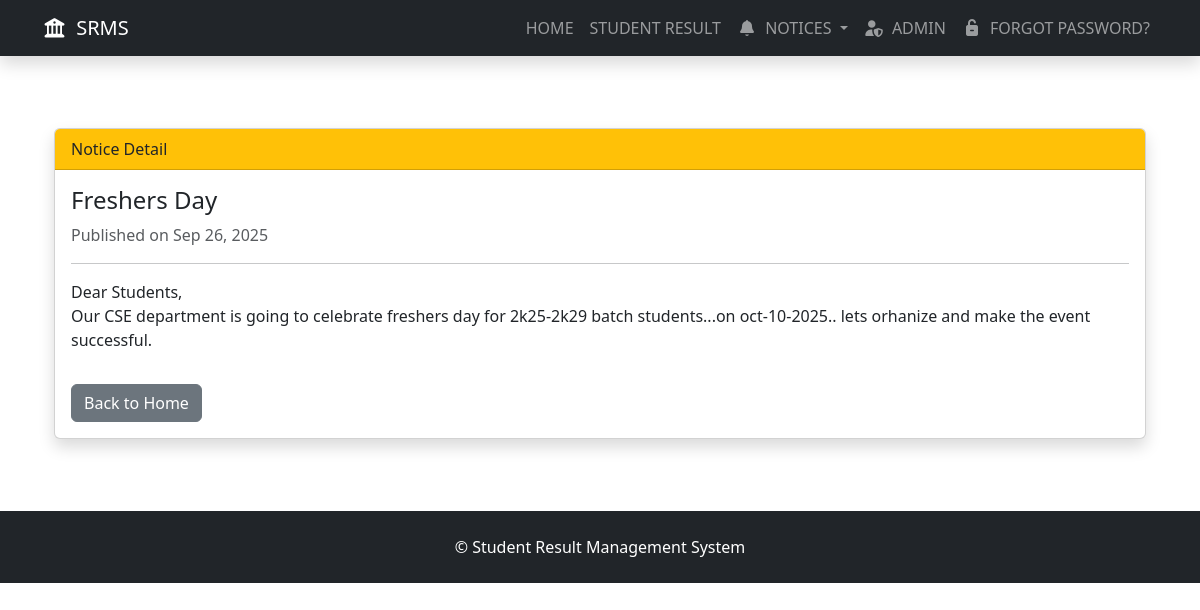
/notices/2/, run on the app's committed database.
### resultapp/models.py (models this page shows, shortened)
class Notice(models.Model):
    title = models.CharField(max_length=200)
    content= models.TextField()
    author = models.ForeignKey(User, on_delete=models.SET_NULL, null=True)
    attachment = models.FileField(upload_to='notice_attachments/', blank=True, null=True)
    department = models.CharField(max_length=10, choices=Department.choices, default=Department.ALL)
    target_class = models.ForeignKey('Class', on_delete=models.SET_NULL, null=True, blank=True)
    priority = models.CharField(max_length=10, choices=[('High','High'),('Medium','Medium'),('Low','Low')], default='Medium')
    publish_date = models.DateTimeField(default=timezone.now)
    expiry_date = models.DateTimeField(blank=True, null=True)
    created_at = models.DateTimeField(auto_now_add=True)
    updated_at = models.DateTimeField(auto_now=True)
    class Meta:
        ordering = ['-priority', '-publish_date']

### resultapp/views.py (the view)
# urls.py: path('notices/<int:notice_id>/', notice_detail, name='notice_detail'),
def notice_detail(request, notice_id):
    notice = get_object_or_404(Notice, id=notice_id)
    return render(request, "notices/notice_detail.html", {"notice": notice})

### resultapp/context_processors.py (called while the page is built)
def get_global_notices(request):
    notices = Notice.objects.filter(
        expiry_date__gte=timezone.now()
    ) | Notice.objects.filter(expiry_date__isnull=True)
    return {
        'notices': notices.order_by('-publish_date')[:5]  # latest 5 notices
    }

def latest_notices(request):
    return {
        "latest_notices": Notice.objects.all().order_by('-created_at')[:5]
    }

### templates/notices/notice_detail.html
{% extends "base.html" %}
{% block content %}
<div class="container mt-5">
  <div class="card shadow">
    <div class="card-header bg-warning text-dark">
      Notice Detail
    </div>
    <div class="card-body">
      <h4>{{ notice.title }}</h4>
      <p class="text-muted">Published on {{ notice.publish_date|date:"M d, Y" }}</p>
      <hr>
      <p>{{ notice.content|linebreaks }}</p>
      <a href="{% url 'index' %}" class="btn btn-secondary mt-3">Back to Home</a>
    </div>
  </div>
</div>
{% endblock %}

### data on the page
Notice: title "Freshers Day", publish_date "Sep 26, 2025", content "Dear Students, Our CSE department is going to celebrate freshers day for 2k25-2k29 batch students...on oct-10-2025.. lets orhanize and make the event successful."
